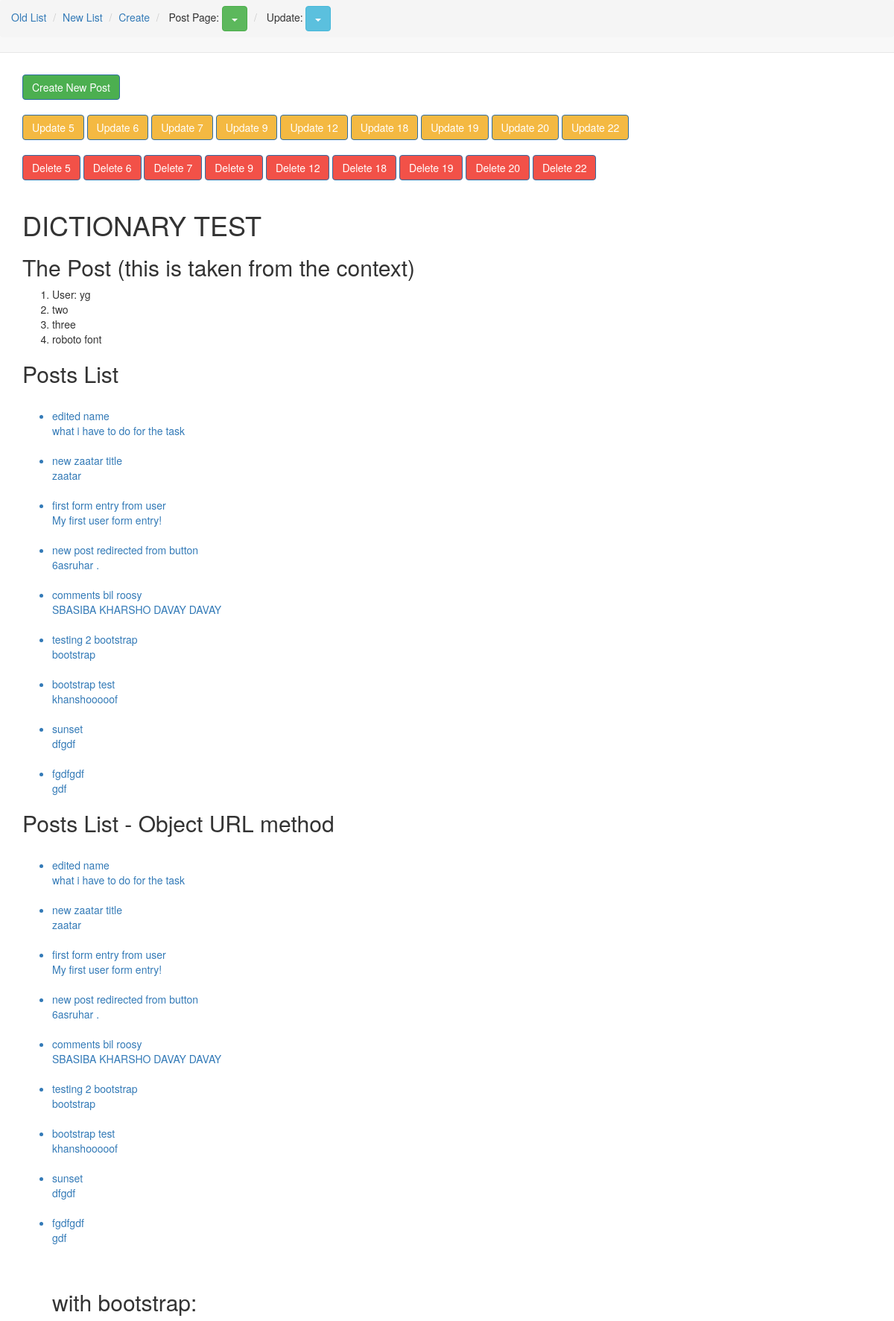
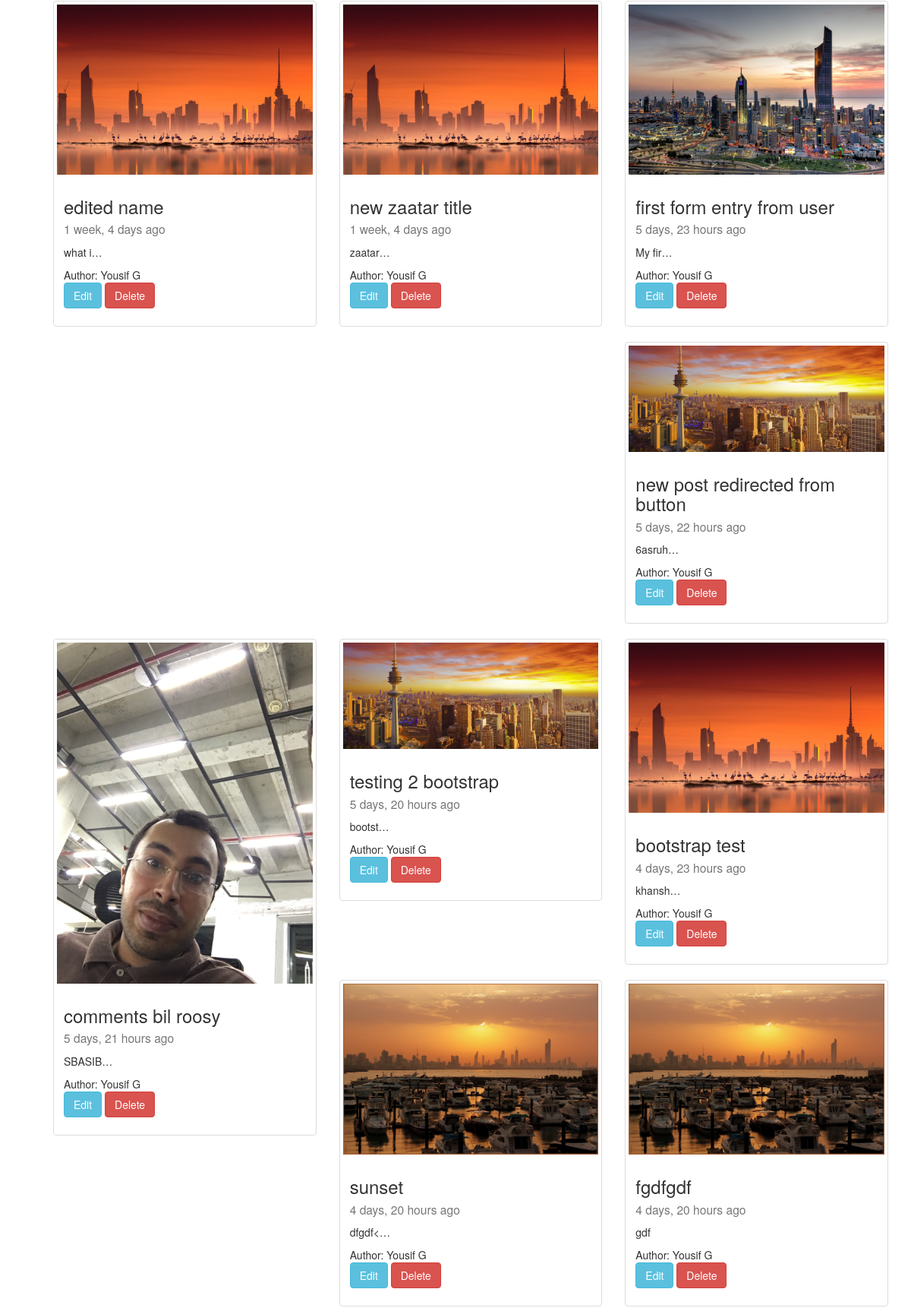
Screenshot of /list/ (signed in, upper part) with the database file from the repository (2 pictures, top to bottom).
### post/models.py (models this page shows, shortened)
class Post(models.Model):
	author = models.ForeignKey(User, default=1)
	title = models.CharField(max_length=140)
	content = models.TextField()
	image = models.ImageField(upload_to="blog_images", null=True, blank=True)
	updated = models.DateTimeField(auto_now=True)
	timestamp = models.DateTimeField(auto_now_add=True)
	slug = models.SlugField(unique=True)
	def absurl(self):
		return reverse("posts:id", kwargs={"slug": self.slug})

### post/views.py (the view)
# urls.py: url(r'^list/$', views.post_list, name="list"),
def post_list(request):
	post_list = Post.objects.all()
	post_one = Post.objects.get(title="edited name")
	context = {
	"title": "(this is taken from the context)",
	"user": request.user,
	"post_list": post_list,
	"post_one": post_one,
	}
	return render(request, 'list.html', context)

### post/templates/list.html (shortened to what this page needs)
<!DOCTYPE html>
{% load static %}
<html>
<head>
	<link rel="stylesheet" type="text/css" href="{% static 'css/bootstrap.min.css' %}">
</head>
<body>
<nav class="navbar navbar-default navbar-fixed-top">
<ol class="breadcrumb">
  <li><a href="{% url 'posts:list' %}">Old List</a></li>
  <li><a href="{% url 'posts:new' %}">New List</a></li>
  <li><a href="{% url 'posts:create' %}">Create</a></li>
  <li>
  Post Page:
  <button type="button" class="btn btn-success dropdown-toggle" data-toggle="dropdown" aria-haspopup="true" aria-expanded="false">
    <span class="caret"></span>
  </button>
  </li>
  <li>
Update:
  <button type="button" class="btn btn-info dropdown-toggle" data-toggle="dropdown" aria-haspopup="true" aria-expanded="false">
    <span class="caret"></span>
  </button>
  </li>
</ol>
</nav>
<div class="container">
<br><br><br><br><br>
<a href="../form"><button type="button" id="create" class="btn btn-primary">Create New Post
</button></a>
<br><br>
{% for x in post_list %}
		<a href="../update/{{x.id}}"><button type="button" id="update" class="btn btn-primary">Update {{x.id}}</button></a>
	{% endfor %}
<br><br>
{% for x in post_list %}
		<a href="../delete/{{x.id}}"><button type="button" id="delete" class="btn btn-primary"> Delete  {{x.id}}</button></a>
	{% endfor %}
<br><br>
<h1>DICTIONARY TEST</h1>
<h2>The Post {{title}}</h2>
<ol>
<li>User: {{user}}</li>
<li>two</li>
<li>three</li>
<li>roboto font</li>
</ol>
<h2> Posts List </h2>
<ul>
	{% for instance in post_list %}
		<br>
		<a href="{% url 'posts:id' slug=instance.slug %}"><li>{{instance.title}}<br>
		{{instance.content}}</li></a>
	{% endfor %}
</ul>
<h2> Posts List - Object URL method</h2>
<ul>
	{% for x in post_list %}
		<br>
		<a href="{{x.absurl}}"><li>{{x.title}}<br>
		{{x.content}}</li></a>
	{% endfor %}
<br><br>
<h2>with bootstrap:</h2>
<div class="row">
   {% for x in post_list %}
  <div class="col-sm-6 col-md-4">
    <div class="thumbnail">
    {% if x.image %}
      <img src="{{x.image.url}}" class="img-responsive">
     {% endif %}
      <div class="caption">
        <h3>{{x.title}}<br><small>{{x.timestamp|timesince}} ago</small></h3>
        <p>{{x.content|linebreaks|truncatechars:10}}</p>
        Author: {{x.author.get_full_name}}<br>
        <p>
        {% if request.user.is_superuser or request.user.is_staff %}
        <a href="{% url 'posts:update' slug=x.slug  %}" class="btn btn-info" role="button">Edit</a>
        <a href="{% url 'posts:delete' slug=x.slug  %}" class="btn btn-danger" role="button">Delete</a>
        {% endif %}
        </p>
      </div>
    </div>
  </div>
  {% endfor %}
</div>
</ul>
<br><br>
</div>
</body>
</html>

### post/templates/list.html (style rules this page uses)
body { font: Roboto; }
#create { background-color: #4CAF50; }
#update { background-color: #f4b942; }
#delete { background-color: #f25148; }

### rows the page displays
Post: id "5", title "edited name", content "what i have to do for the task", image (picture), timestamp "1 week, 4 days", content "what i…", author.get_full_name "Yousif G"
Post: id "6", title "new zaatar title", content "zaatar", image (picture), timestamp "1 week, 4 days", content "zaatar…", author.get_full_name "Yousif G"
Post: id "7", title "first form entry from user", content "My first user form entry!", image (picture), timestamp "5 days, 23 hours", content "My fir…", author.get_full_name "Yousif G"
Post: id "9", title "new post redirected from button", content "6asruhar .", image (picture), timestamp "5 days, 22 hours", content "6asruh…", author.get_full_name "Yousif G"
Post: id "12", title "comments bil roosy", content "SBASIBA KHARSHO DAVAY DAVAY", image (picture), timestamp "5 days, 21 hours", content "SBASIB…", author.get_full_name "Yousif G"
Post: id "18", title "testing 2 bootstrap", content "bootstrap", image (picture), timestamp "5 days, 20 hours", content "bootst…", author.get_full_name "Yousif G"
Post: id "19", title "bootstrap test", content "khanshooooof", image (picture), timestamp "4 days, 23 hours", content "khansh…", author.get_full_name "Yousif G"
Post: id "20", title "sunset", content "dfgdf", image (picture), timestamp "4 days, 20 hours", content "dfgdf<…", author.get_full_name "Yousif G"
Post: id "22", title "fgdfgdf", content "gdf", image (picture), timestamp "4 days, 20 hours", author.get_full_name "Yousif G"

### other values shown
{{ title }} "(this is taken from the context)"
{{ user }} "yg"
